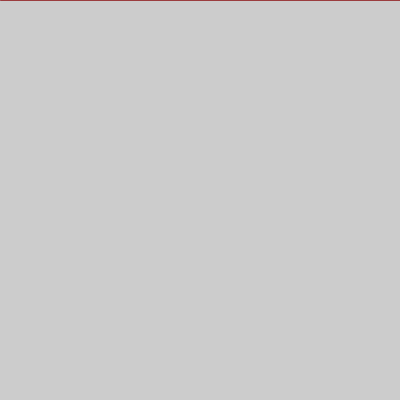
Frame 1 (no input)
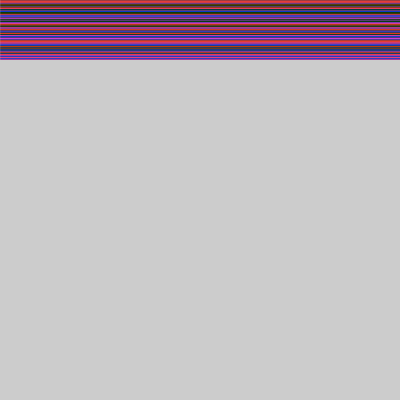
Frame 60 (the mouse pressed at the canvas centre just before this capture)
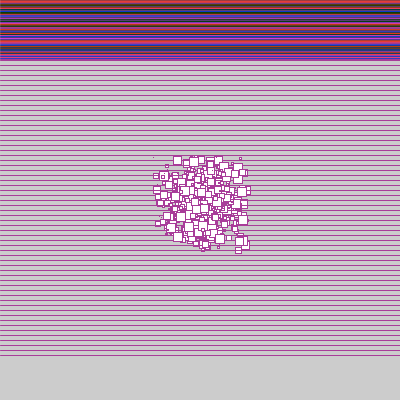
Frame 120 (the mouse held since frame 60 and released just before this capture)

The Processing sketch that drew these frames (run headless with seeded random() and noise(); from frame 60 on, the mouse is pressed at the canvas centre):

// Processing sketch: processing_23601
// ── processing_23601.pde

int x = 0;
int y = 0;
int rate = 1;
int direction = 0; 
// 0 means downwards, 1 means upwards, 2 means leftwards, 3 means rightwards

void setup() {
  size(400, 400);
  smooth();
}

void draw() {  
  if (mousePressed) {
    rate = 5;
    for (int i = 0; i < 10; i++) {
      rect(random(50) - random(50) + mouseX, random(50) - random(50) + mouseY, i, i);
    }
  } else {
    rate = 1;
    stroke(40 * random(6), (direction + 1) * 60, 40 * random(6));
  }
  
  if (direction == 0) {
    line(0, y, height, y);
    y += rate;
    if (y > height)
      direction = 2;
  } else if (direction == 2) {
    line(x, 0, x, width);
    x += rate;
    if (x > height)
      direction = 1;
  } else if (direction == 1) {
    line(0, y, height, y);
    y -= rate;
    if (y < 0)
      direction = 3;
  } else {
    line(x, 0, x, width);
    x -= rate;
    if (x < 0)
      direction = 0;
  }
}
